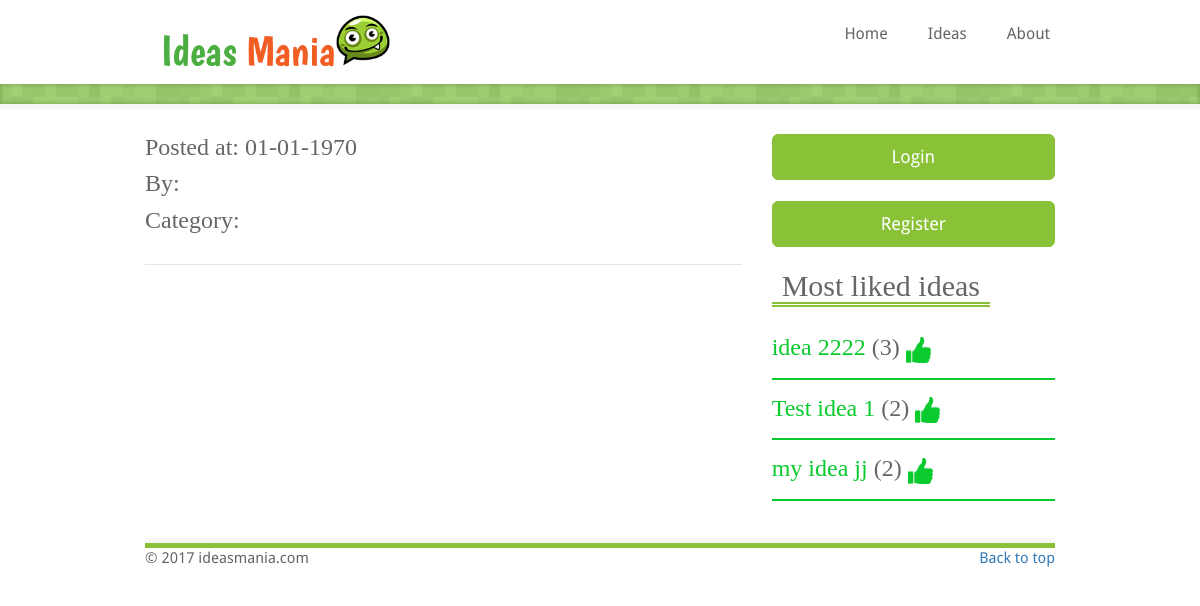
/singleIdea.php, run on the app's committed database.
### tables this page shows
CREATE TABLE IF NOT EXISTS `ideas` (
  `Idea_Id` int(11) NOT NULL AUTO_INCREMENT,
  `Title` varchar(200) DEFAULT NULL,
  `Description` text,
  `Content` text,
  `Category_Id` int(11) NOT NULL,
  `User_Id` int(11) NOT NULL,
  `Date` date DEFAULT NULL,
  PRIMARY KEY (`Idea_Id`)
);

### shared/database.php (called while the page is built, shortened)
<?php
function RunQuery($query){
    $con = mysqli_connect("localhost","root","", "ideasmania") or die ("can not establish connection");
    $result = mysqli_query($con, $query);
    return $result;
}
?>

### shared/functions.php (called while the page is built, shortened)
<?php
include("database.php");
function GetMostLikedIdeas(){
    $query = "select i.Idea_Id, i.Title, sum(r.RatingValue) as rating from ideas as i
              inner join rating as r
              on i.Idea_Id = r.Idea_Id
              group by i.Idea_Id
              order by rating desc, i.Date desc limit 4";
    $result = RunQuery($query);
    $ideasList = array();
    while ($row = mysqli_fetch_array($result))
    {
        $idea = (object)array();
        $idea->ideaId = $row["Idea_Id"];
        $idea->title = $row["Title"];
        $idea->rating = $row["rating"];
        array_push($ideasList, $idea);
    }
    return $ideasList;
}
?>

### shared/side.php (the view)
<?php
    $likedIdeas = GetMostLikedIdeas();
?>
<?php
    if(!isset($_SESSION["userId"])){
 ?>
<div>
                    <a style="width:100%" href="login.php" class="btn btn-success btn-lg">Login</a>
                </div>
                <br />
                <div>
                    <a style="width:100%" href="register.php" class="btn btn-success btn-lg">Register</a>
                </div>
                <br />
<?php } ?>
                <div>
                    <div class="title">
                        <h2>Most liked ideas</h2>
                    </div>
                    <br />
                    <?php foreach($likedIdeas as $l){ ?>
                        <div class="likedIdeas">
                            <h3><a href="singleIdea.php?id=<?php echo $l->ideaId ?>" ><?php echo $l->title ?></a> (<?php echo $l->rating ?>) <img src="img/likeColored.png" width="25px" /></h3>
                        </div>
                        <div class="green-separator"></div>
                    <?php } ?>
                </div>

### css/style.css (style rules this page uses)
body { font-family: 'Droid Sans'; font-size: 15px; color: #666; }
h1, h2, h3, h4, h5, h6 { font-family: "Boogaloo" !important; font-weight: normal !important; color: #666; margin: 0; padding: 0; }
.title { margin-bottom: 10px; }
.title h1, .title h2, .title h3, .title h4, .title h5, .title h6 { border-bottom: 5px double #89c236 !important; margin-bottom: -4px !important; display: inline-block !important; padding: 0px 10px !important; margin-right: 15px !important; }
.btn-success { background-color:#89c236; border-color:#89c236; }
.green-separator { height: 2px; background-color: #0acb2d;; margin: 15px 0; }
.likedIdeas h3 a { color: #0acb2d; }

### data on the page
ideas: Title "idea 2222", rating "3"
ideas: Title "Test idea 1", rating "2"
ideas: Title "my idea jj", rating "2"

### other printed values
date("d-m-Y", strtotime($idea->postDate)) "01-01-1970"
